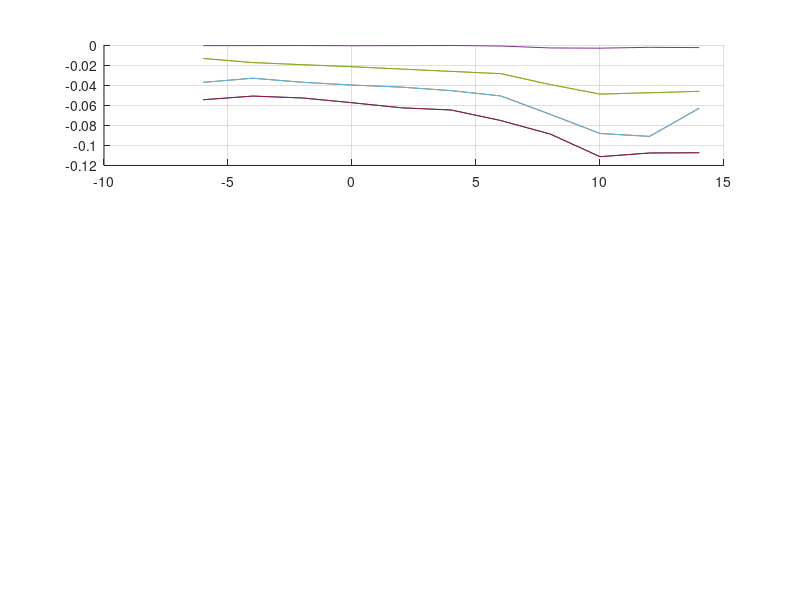

This figure's MATLAB source:
clc
clear
close all


cwd = fileparts([mfilename('fullpath'),'.m']);

if ~exist(fullfile(cwd, 'aerody.mat'),'file')
    process_aerody_data();
end


load('aerody.mat');

%%

subplot(311)
hold on
grid on
for i = 1:length(aerody.basic.cll.beta)
    plot(aerody.basic.cll.alpha, aerody.basic.cll.coeff(:, i))
end

%%